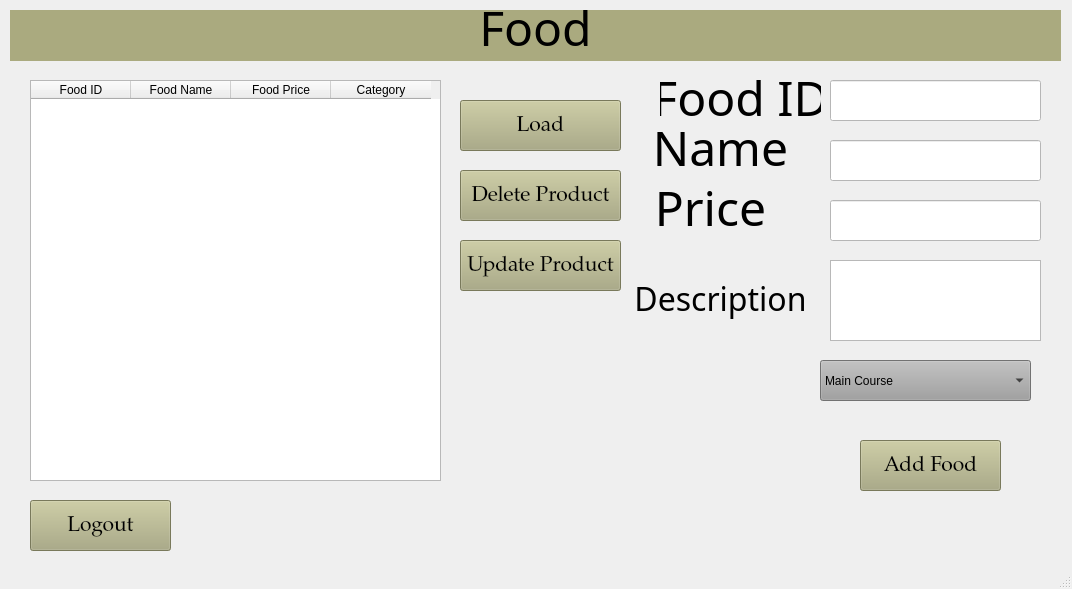
<?xml version="1.0" encoding="UTF-8"?>
<ui version="4.0">
 <class>FoodsWindow</class>
 <widget class="QMainWindow" name="FoodsWindow">
  <property name="geometry">
   <rect>
    <x>0</x>
    <y>0</y>
    <width>1072</width>
    <height>589</height>
   </rect>
  </property>
  <property name="windowTitle">
   <string>MainWindow</string>
  </property>
  <widget class="QWidget" name="centralwidget">
   <widget class="QTableWidget" name="FoodTable">
    <property name="geometry">
     <rect>
      <x>30</x>
      <y>80</y>
      <width>411</width>
      <height>401</height>
     </rect>
    </property>
    <column>
     <property name="text">
      <string>Food ID</string>
     </property>
    </column>
    <column>
     <property name="text">
      <string>Food Name</string>
     </property>
    </column>
    <column>
     <property name="text">
      <string>Food Price</string>
     </property>
    </column>
    <column>
     <property name="text">
      <string>Category</string>
     </property>
    </column>
   </widget>
   <widget class="QLabel" name="label">
    <property name="geometry">
     <rect>
      <x>10</x>
      <y>10</y>
      <width>1051</width>
      <height>51</height>
     </rect>
    </property>
    <property name="font">
     <font>
      <family>PMingLiU-ExtB</family>
      <pointsize>36</pointsize>
     </font>
    </property>
    <property name="styleSheet">
     <string notr="true">background-color:rgb(170, 170, 127)</string>
    </property>
    <property name="text">
     <string>Food</string>
    </property>
    <property name="alignment">
     <set>Qt::AlignBottom|Qt::AlignHCenter</set>
    </property>
   </widget>
   <widget class="QPushButton" name="AdFoodButton">
    <property name="geometry">
     <rect>
      <x>860</x>
      <y>440</y>
      <width>141</width>
      <height>51</height>
     </rect>
    </property>
    <property name="font">
     <font>
      <family>Palatino Linotype</family>
      <pointsize>16</pointsize>
     </font>
    </property>
    <property name="cursor">
     <cursorShape>PointingHandCursor</cursorShape>
    </property>
    <property name="styleSheet">
     <string notr="true">background-color: rgb(170, 170, 127)</string>
    </property>
    <property name="text">
     <string>Add Food</string>
    </property>
   </widget>
   <widget class="QPushButton" name="LogoutButton">
    <property name="geometry">
     <rect>
      <x>30</x>
      <y>500</y>
      <width>141</width>
      <height>51</height>
     </rect>
    </property>
    <property name="font">
     <font>
      <family>Palatino Linotype</family>
      <pointsize>16</pointsize>
     </font>
    </property>
    <property name="cursor">
     <cursorShape>PointingHandCursor</cursorShape>
    </property>
    <property name="styleSheet">
     <string notr="true">background-color: rgb(170, 170, 127)</string>
    </property>
    <property name="text">
     <string>Logout</string>
    </property>
   </widget>
   <widget class="QPushButton" name="UpdateFoodButton">
    <property name="geometry">
     <rect>
      <x>460</x>
      <y>240</y>
      <width>161</width>
      <height>51</height>
     </rect>
    </property>
    <property name="font">
     <font>
      <family>Palatino Linotype</family>
      <pointsize>16</pointsize>
     </font>
    </property>
    <property name="cursor">
     <cursorShape>PointingHandCursor</cursorShape>
    </property>
    <property name="styleSheet">
     <string notr="true">background-color: rgb(170, 170, 127)</string>
    </property>
    <property name="text">
     <string>Update Product</string>
    </property>
   </widget>
   <widget class="QPushButton" name="DelteFoodButton">
    <property name="geometry">
     <rect>
      <x>460</x>
      <y>170</y>
      <width>161</width>
      <height>51</height>
     </rect>
    </property>
    <property name="font">
     <font>
      <family>Palatino Linotype</family>
      <pointsize>16</pointsize>
     </font>
    </property>
    <property name="cursor">
     <cursorShape>PointingHandCursor</cursorShape>
    </property>
    <property name="styleSheet">
     <string notr="true">background-color: rgb(170, 170, 127)</string>
    </property>
    <property name="text">
     <string>Delete Product</string>
    </property>
   </widget>
   <widget class="QPushButton" name="LoadFooddButton">
    <property name="geometry">
     <rect>
      <x>460</x>
      <y>100</y>
      <width>161</width>
      <height>51</height>
     </rect>
    </property>
    <property name="font">
     <font>
      <family>Palatino Linotype</family>
      <pointsize>16</pointsize>
     </font>
    </property>
    <property name="cursor">
     <cursorShape>PointingHandCursor</cursorShape>
    </property>
    <property name="styleSheet">
     <string notr="true">background-color: rgb(170, 170, 127)</string>
    </property>
    <property name="text">
     <string>Load</string>
    </property>
   </widget>
   <widget class="QLineEdit" name="FoodAddIDTXT">
    <property name="geometry">
     <rect>
      <x>830</x>
      <y>80</y>
      <width>211</width>
      <height>41</height>
     </rect>
    </property>
    <property name="styleSheet">
     <string notr="true">font: 11pt &quot;MS Shell Dlg 2&quot;;
background-color:rgb(255, 255, 255)</string>
    </property>
   </widget>
   <widget class="QLineEdit" name="FoodAddNameTXT">
    <property name="geometry">
     <rect>
      <x>830</x>
      <y>140</y>
      <width>211</width>
      <height>41</height>
     </rect>
    </property>
    <property name="styleSheet">
     <string notr="true">font: 11pt &quot;MS Shell Dlg 2&quot;;
background-color:rgb(255, 255, 255)</string>
    </property>
   </widget>
   <widget class="QLineEdit" name="FoodAddPricetXT">
    <property name="geometry">
     <rect>
      <x>830</x>
      <y>200</y>
      <width>211</width>
      <height>41</height>
     </rect>
    </property>
    <property name="styleSheet">
     <string notr="true">font: 11pt &quot;MS Shell Dlg 2&quot;;
background-color:rgb(255, 255, 255)</string>
    </property>
   </widget>
   <widget class="QLabel" name="label_2">
    <property name="geometry">
     <rect>
      <x>660</x>
      <y>80</y>
      <width>161</width>
      <height>51</height>
     </rect>
    </property>
    <property name="font">
     <font>
      <family>PMingLiU-ExtB</family>
      <pointsize>36</pointsize>
     </font>
    </property>
    <property name="text">
     <string>Food ID</string>
    </property>
    <property name="alignment">
     <set>Qt::AlignBottom|Qt::AlignHCenter</set>
    </property>
   </widget>
   <widget class="QLabel" name="label_3">
    <property name="geometry">
     <rect>
      <x>630</x>
      <y>130</y>
      <width>181</width>
      <height>51</height>
     </rect>
    </property>
    <property name="font">
     <font>
      <family>PMingLiU-ExtB</family>
      <pointsize>36</pointsize>
     </font>
    </property>
    <property name="text">
     <string>Name</string>
    </property>
    <property name="alignment">
     <set>Qt::AlignBottom|Qt::AlignHCenter</set>
    </property>
   </widget>
   <widget class="QLabel" name="label_4">
    <property name="geometry">
     <rect>
      <x>620</x>
      <y>190</y>
      <width>181</width>
      <height>51</height>
     </rect>
    </property>
    <property name="font">
     <font>
      <family>PMingLiU-ExtB</family>
      <pointsize>36</pointsize>
     </font>
    </property>
    <property name="text">
     <string>Price</string>
    </property>
    <property name="alignment">
     <set>Qt::AlignBottom|Qt::AlignHCenter</set>
    </property>
   </widget>
   <widget class="QComboBox" name="FoodCategoriesBox">
    <property name="geometry">
     <rect>
      <x>820</x>
      <y>360</y>
      <width>211</width>
      <height>41</height>
     </rect>
    </property>
    <property name="styleSheet">
     <string notr="true">background-color:rgb(159, 159, 159)
</string>
    </property>
    <item>
     <property name="text">
      <string>Main Course</string>
     </property>
    </item>
    <item>
     <property name="text">
      <string>Desserts</string>
     </property>
    </item>
    <item>
     <property name="text">
      <string>Apptizers</string>
     </property>
    </item>
    <item>
     <property name="text">
      <string>Drinks</string>
     </property>
    </item>
    <item>
     <property name="text">
      <string>Extra Services</string>
     </property>
    </item>
   </widget>
   <widget class="QPlainTextEdit" name="foodDescriptiontxt">
    <property name="geometry">
     <rect>
      <x>830</x>
      <y>260</y>
      <width>211</width>
      <height>81</height>
     </rect>
    </property>
   </widget>
   <widget class="QLabel" name="label_5">
    <property name="geometry">
     <rect>
      <x>620</x>
      <y>270</y>
      <width>201</width>
      <height>51</height>
     </rect>
    </property>
    <property name="font">
     <font>
      <family>PMingLiU-ExtB</family>
      <pointsize>24</pointsize>
     </font>
    </property>
    <property name="text">
     <string>Description</string>
    </property>
    <property name="alignment">
     <set>Qt::AlignBottom|Qt::AlignHCenter</set>
    </property>
   </widget>
  </widget>
  <widget class="QMenuBar" name="menubar">
   <property name="geometry">
    <rect>
     <x>0</x>
     <y>0</y>
     <width>1072</width>
     <height>21</height>
    </rect>
   </property>
  </widget>
  <widget class="QStatusBar" name="statusbar"/>
 </widget>
 <resources/>
 <connections/>
</ui>
